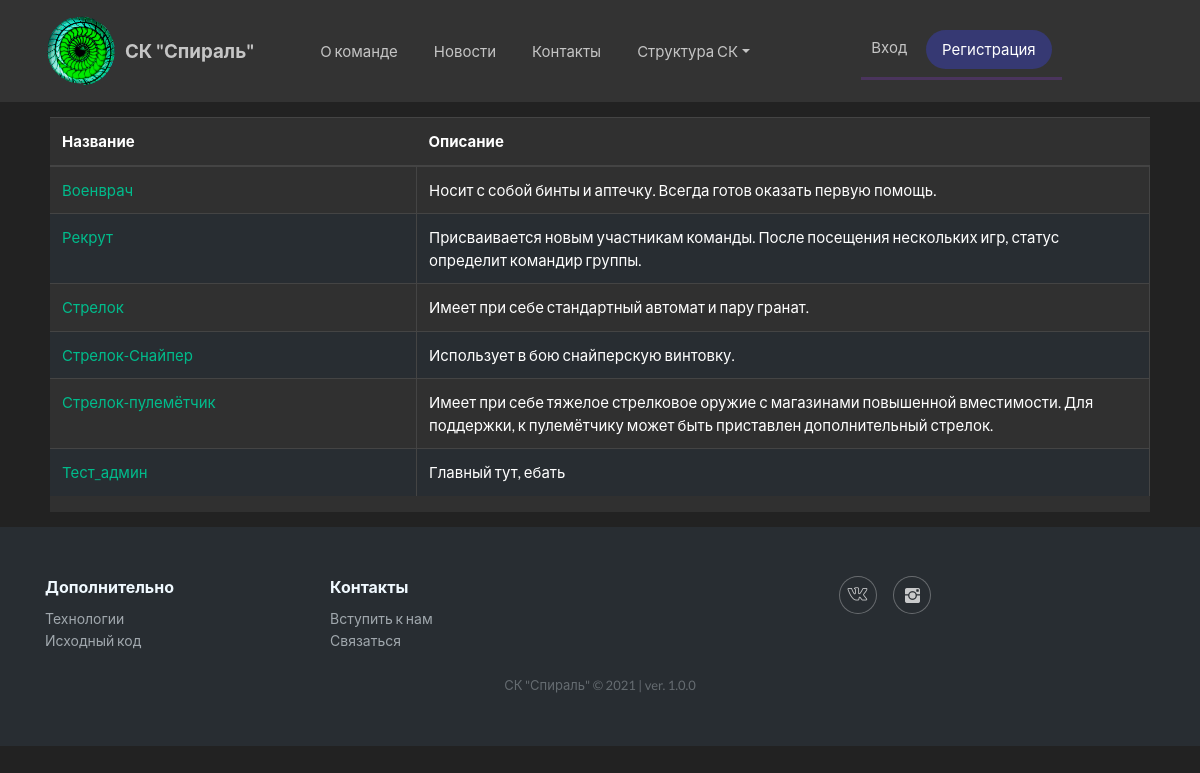
The page /users/roles/ on the database its author committed.
### users/models.py (models this page shows, shortened)
class UserRole(models.Model):
    name = models.CharField(max_length=64, verbose_name='Роль', unique=True)
    description = models.TextField(verbose_name='Полное описание', blank=True, null=True,)
    class Meta:
        verbose_name = 'Роль'
        verbose_name_plural = 'Роли'
        ordering = ['name']
    def get_absolute_url(self):
        return reverse('roles_detail', kwargs={'pk': self.pk})

### users/views.py (the view)
# urls.py: path('roles/', RolesList.as_view(), name='roles_list'),
class RolesList(ListView):
    model = UserRole
    template_name = 'users/roles.html'
    allow_empty = False

### users/templates/users/roles.html (shortened to what this page needs)
{% extends 'base.html' %}
{% block content %}
    <div class="awards_table">
        <div class="table-responsive" style="overflow-x:hidden;">
            <table class="table">
                <thead>
                <tr>
                    <th class="name_colunm_awards">Название</th>
                    <th class="descr_colunm_awards">Описание</th>
                </tr>
                </thead>
                <tbody>
                {% for item in object_list %}
                    <tr>
                        <td><a href="{{ item.get_absolute_url }}">{{ item.name }}</a></td>
                        <td>{{ item.description }}</td>
                    </tr>
                {% endfor %}
                </tbody>
            </table>
        </div>
    </div>
{% endblock %}

### Airsoft/static/css/tables.css (style rules this page uses)
.name_colunm_awards { width: 25%; }
.descr_colunm_awards { width: 50%; }
tr:nth-child(2n) { background: #282d32; }
.awards_table { background: #303030; max-width: 1100px; margin: 15px auto; }
.awards_table td { border-right: 1px solid #444444; }

### rows shown on the page
UserRole: name "Военврач", description "Носит с собой бинты и аптечку. Всегда готов оказать первую помощь."
UserRole: name "Рекрут", description "Присваивается новым участникам команды. После посещения нескольких игр, статус определит командир группы."
UserRole: name "Стрелок", description "Имеет при себе стандартный автомат и пару гранат."
UserRole: name "Стрелок-Снайпер", description "Использует в бою снайперскую винтовку."
UserRole: name "Стрелок-пулемётчик", description "Имеет при себе тяжелое стрелковое оружие с магазинами повышенной вместимости. Для поддержки, к пулемётчику может быть приставлен дополнительный стрелок."
UserRole: name "Тест_админ", description "Главный тут, ебать"
